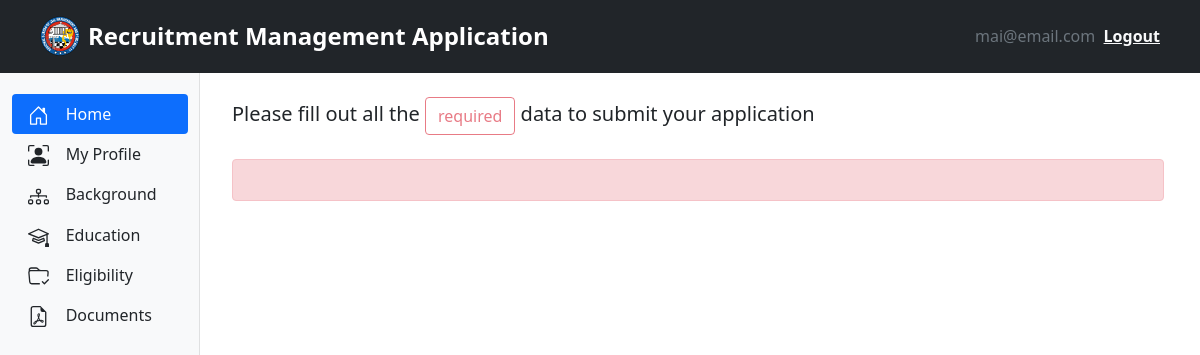
Before: / (signed in) with the older database file.
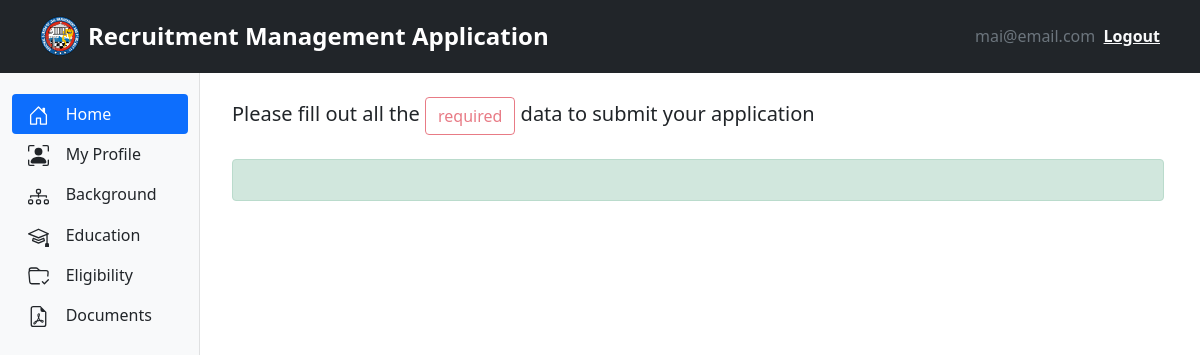
After: the same page with the newer database file.
### authentication/models.py (models this page shows, shortened)
class User(AbstractBaseUser):
    APPLICATION_STATUS = (
        ('Complete', 'Complete'),
        ('For Submission', 'For Submission'),
        ('Pending', 'Pending'),
    )
    email = models.EmailField(verbose_name='Email', max_length=100, unique=True)
    date_joined = models.DateTimeField(verbose_name='Date joined', auto_now_add = True)
    last_login = models.DateTimeField(verbose_name='Last login', auto_now = True)
    status = models.CharField('Application Status', max_length=20, default='Pending' ,choices=APPLICATION_STATUS)
    batch = models.ManyToManyField(to='rma.Quota', null=True, blank=True)
    is_admin = models.BooleanField(default=False)
    is_active = models.BooleanField(default=True)
    is_staff = models.BooleanField(default=False)
    is_superuser = models.BooleanField(default=False)
    USERNAME_FIELD = 'email'
    REQUIRED_FIELDS = []
    objects = UserAccountManager()

### rma/views.py (the view)
# urls.py: 2. Add a URL to urlpatterns:  path('', views.home, name='home')
@login_required()
def home(request):
    update_status(request)
    user = User.objects.get(id=request.user.id)
    q = get_or_none(Quota,status='Open')
    if q is None:
        update_status(request)
    else:
        u = get_or_none(User,id=request.user.id, batch=q)
        if u and user.status != "Pending":
            user.status = "Complete"
            user.save()
        else:
            update_status(request)
    return render(request, 'home.html',{'user':user})

### rma/views.py (called while the page is built)
def get_or_none(model, *args, **kwargs):
    try:
        return model.objects.get(*args, **kwargs)
    except model.DoesNotExist:
        return None

### templates/home.html
{% extends 'base.html' %}
{% block content %}
{% include 'includes/main_header.html' %}
<div class="container-fluid mb-5">
    <div class="row">
        {% include 'includes/main_sidenav.html' %}
        <main class="col-md-9 ms-sm-auto col-lg-10 px-md-4">
            <div class="mt-4">
                <h5>Please fill out all the <button type="button" class="btn btn-outline-danger" disabled
                    style="--bs-btn-padding-y: .10rem; --bs-btn-padding-x: .5rem; --bs-btn-font-size: .75rem;">
                    required
                </button> data to submit your application </h5>
            </div>
            <div hx-get="{% url 'home-data' %}" hx-trigger="load, home from:body"  class="mt-4 pb-4 {% if user.status == "For Submission" %}alert alert-warning {% elif user.status == "Complete" %}alert alert-success {% else %}alert alert-danger{% endif %}">
            </div>
        </main>
    </div>
</div>
{% endblock content %}

Changed rows visible on the page:
changed User "mai@email.com": status "Pending" → "Complete" (drawn)
